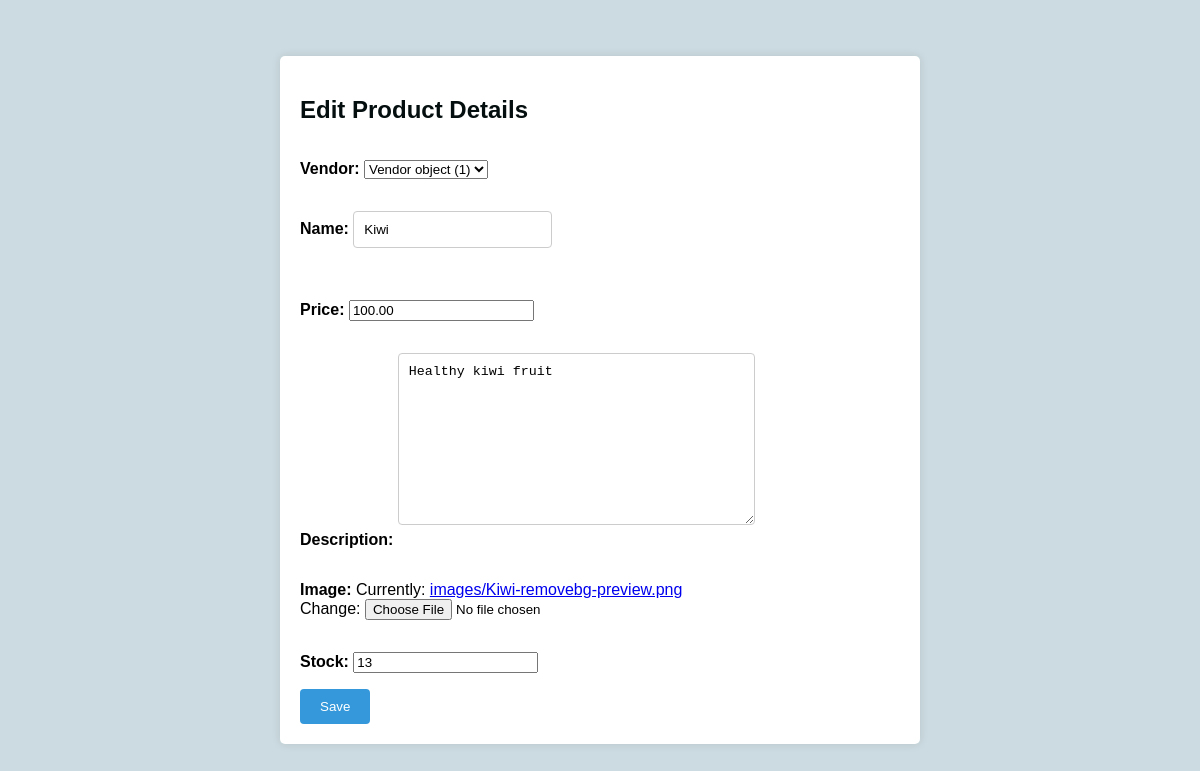
Screenshot of /inventory/products/edit/1 with the database file from the repository.
### inventory/models.py (models this page shows)
class Product(models.Model):
    Vendor = models.ForeignKey(Vendor,null=True,on_delete=models.CASCADE)
    name=models.CharField(max_length=32)
    price=models.DecimalField(max_digits=8,decimal_places=2)
    description=models.TextField()
    image=models.ImageField(upload_to='images/')
    date_created=models.DateTimeField(auto_now_add=True)
    date_updated=models.DateTimeField(auto_now=True)
    stock=models.PositiveIntegerField()

### inventory/views.py (the view)
# urls.py: path("products/edit/<int:id>" ,product_update, name = "product_update_view"),
def product_update(request, id):
    product = Product.objects.get(id=id)
    if request.method == 'POST':
        form = ProductUploadForm(request.POST, instance=product)
        if form.is_valid():
            form.save()
            return redirect("product_detail_view", id=product.id)
    else:
        form =ProductUploadForm(instance=product)
        return render(request, "inventory/edit_product.html", {'form': form})

### inventory/forms.py
class ProductUploadForm(forms.ModelForm):
    class Meta:
        model = Product
        fields = "__all__"

### templates/inventory/edit_product.html (shortened to what this page needs)
<!DOCTYPE html>
<html lang="en">
<head>
</head>
<body>
    <div class="edit-form-container">
        <h2 class="edit-title">Edit Product Details</h2>
        <form method="POST">
            {{ form.as_p }}
            <button type="submit">Save</button>
        </form>
    </div>
</body>
</html>

### templates/inventory/edit_product.html (style rules this page uses)
body { background-color: #ccdbe1; font-family: Arial, sans-serif; margin: 0; padding: 0; display: flex; justify-content: center; align-items: center; min-height: 100vh; }
.edit-form-container { width: 100%; max-width: 600px; background-color: #ffffff; box-shadow: 0px 0px 10px rgba(0, 0, 0, 0.1); padding: 20px; border-radius: 5px; }
.edit-title { font-size: 24px; color: #050e0e; margin-bottom: 20px; }
form { display: flex; flex-direction: column; }
label { font-weight: bold; margin-bottom: 5px; }
input[type="text"], textarea { padding: 10px; border: 1px solid #ccc; border-radius: 4px; margin-bottom: 20px; }
button[type="submit"] { background-color: #3498db; color: #fff; border: none; padding: 10px 20px; border-radius: 4px; cursor: pointer; align-self: flex-start; transition: background-color 0.3s ease; }

### rows the page displays
Product: Vendor "Vendor object (1)", name "Kiwi", price "100.00", description "Healthy kiwi fruit", stock "13"
